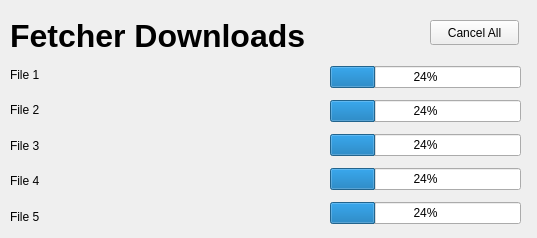
<?xml version="1.0" encoding="UTF-8"?>
<ui version="4.0">
 <class>Form</class>
 <widget class="QWidget" name="Form">
  <property name="geometry">
   <rect>
    <x>0</x>
    <y>0</y>
    <width>537</width>
    <height>238</height>
   </rect>
  </property>
  <property name="windowTitle">
   <string>Fetcher Downloads</string>
  </property>
  <widget class="QLabel" name="label_title">
   <property name="geometry">
    <rect>
     <x>10</x>
     <y>10</y>
     <width>301</width>
     <height>51</height>
    </rect>
   </property>
   <property name="font">
    <font>
     <pointsize>24</pointsize>
     <weight>75</weight>
     <bold>true</bold>
    </font>
   </property>
   <property name="text">
    <string>Fetcher Downloads</string>
   </property>
  </widget>
  <widget class="QPushButton" name="pushButton_cancel">
   <property name="geometry">
    <rect>
     <x>430</x>
     <y>20</y>
     <width>89</width>
     <height>25</height>
    </rect>
   </property>
   <property name="text">
    <string>Cancel All</string>
   </property>
  </widget>
  <widget class="QWidget" name="">
   <property name="geometry">
    <rect>
     <x>330</x>
     <y>60</y>
     <width>191</width>
     <height>171</height>
    </rect>
   </property>
   <layout class="QVBoxLayout" name="verticalLayout">
    <item>
     <widget class="QProgressBar" name="progressBar_1">
      <property name="value">
       <number>24</number>
      </property>
     </widget>
    </item>
    <item>
     <widget class="QProgressBar" name="progressBar_2">
      <property name="value">
       <number>24</number>
      </property>
     </widget>
    </item>
    <item>
     <widget class="QProgressBar" name="progressBar_3">
      <property name="value">
       <number>24</number>
      </property>
     </widget>
    </item>
    <item>
     <widget class="QProgressBar" name="progressBar_4">
      <property name="value">
       <number>24</number>
      </property>
     </widget>
    </item>
    <item>
     <widget class="QProgressBar" name="progressBar_5">
      <property name="value">
       <number>24</number>
      </property>
     </widget>
    </item>
   </layout>
  </widget>
  <widget class="QWidget" name="">
   <property name="geometry">
    <rect>
     <x>10</x>
     <y>60</y>
     <width>311</width>
     <height>171</height>
    </rect>
   </property>
   <layout class="QVBoxLayout" name="verticalLayout_2">
    <item>
     <widget class="QLabel" name="label_file1">
      <property name="text">
       <string>File 1</string>
      </property>
     </widget>
    </item>
    <item>
     <widget class="QLabel" name="label_file2">
      <property name="text">
       <string>File 2</string>
      </property>
     </widget>
    </item>
    <item>
     <widget class="QLabel" name="label_file3">
      <property name="text">
       <string>File 3</string>
      </property>
     </widget>
    </item>
    <item>
     <widget class="QLabel" name="label_file4">
      <property name="text">
       <string>File 4</string>
      </property>
     </widget>
    </item>
    <item>
     <widget class="QLabel" name="label_file5">
      <property name="text">
       <string>File 5</string>
      </property>
     </widget>
    </item>
   </layout>
  </widget>
 </widget>
 <resources/>
 <connections/>
</ui>
